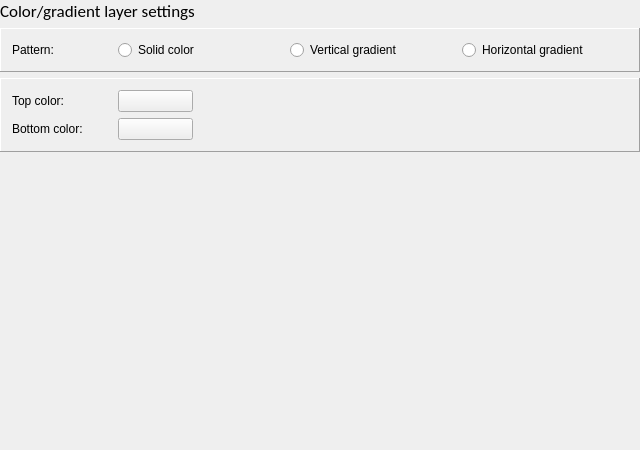
<?xml version="1.0" encoding="UTF-8"?>
<ui version="4.0">
 <class>ColorLayerDialog</class>
 <widget class="QWidget" name="ColorLayerDialog">
  <property name="geometry">
   <rect>
    <x>0</x>
    <y>0</y>
    <width>640</width>
    <height>450</height>
   </rect>
  </property>
  <property name="windowTitle">
   <string>Form</string>
  </property>
  <layout class="QVBoxLayout" name="verticalLayout">
   <property name="leftMargin">
    <number>0</number>
   </property>
   <property name="topMargin">
    <number>0</number>
   </property>
   <property name="rightMargin">
    <number>0</number>
   </property>
   <property name="bottomMargin">
    <number>0</number>
   </property>
   <item>
    <widget class="QLabel" name="label_3">
     <property name="font">
      <font>
       <family>Calibri</family>
       <pointsize>13</pointsize>
      </font>
     </property>
     <property name="text">
      <string>Color/gradient layer settings</string>
     </property>
    </widget>
   </item>
   <item>
    <widget class="StyledFrame" name="frame_2">
     <property name="frameShape">
      <enum>QFrame::Panel</enum>
     </property>
     <property name="frameShadow">
      <enum>QFrame::Raised</enum>
     </property>
     <layout class="QGridLayout" name="gridLayout_2">
      <item row="0" column="1">
       <widget class="QWidget" name="widget_2" native="true">
        <layout class="QGridLayout" name="gridLayout_3">
         <property name="leftMargin">
          <number>0</number>
         </property>
         <property name="topMargin">
          <number>0</number>
         </property>
         <property name="rightMargin">
          <number>0</number>
         </property>
         <property name="bottomMargin">
          <number>0</number>
         </property>
         <item row="0" column="2">
          <widget class="QRadioButton" name="horiRadio">
           <property name="text">
            <string>Horizontal gradient</string>
           </property>
          </widget>
         </item>
         <item row="0" column="1">
          <widget class="QRadioButton" name="vertRadio">
           <property name="text">
            <string>Vertical gradient</string>
           </property>
          </widget>
         </item>
         <item row="0" column="0">
          <widget class="QRadioButton" name="solidRadio">
           <property name="text">
            <string>Solid color</string>
           </property>
          </widget>
         </item>
        </layout>
       </widget>
      </item>
      <item row="0" column="0">
       <widget class="QLabel" name="label_4">
        <property name="minimumSize">
         <size>
          <width>100</width>
          <height>0</height>
         </size>
        </property>
        <property name="maximumSize">
         <size>
          <width>100</width>
          <height>16777215</height>
         </size>
        </property>
        <property name="text">
         <string>Pattern:</string>
        </property>
        <property name="buddy">
         <cstring>solidRadio</cstring>
        </property>
       </widget>
      </item>
     </layout>
    </widget>
   </item>
   <item>
    <widget class="StyledFrame" name="frame">
     <property name="frameShape">
      <enum>QFrame::Panel</enum>
     </property>
     <property name="frameShadow">
      <enum>QFrame::Raised</enum>
     </property>
     <layout class="QGridLayout" name="gridLayout">
      <item row="2" column="0">
       <widget class="QLabel" name="bColorLbl">
        <property name="minimumSize">
         <size>
          <width>100</width>
          <height>0</height>
         </size>
        </property>
        <property name="maximumSize">
         <size>
          <width>100</width>
          <height>16777215</height>
         </size>
        </property>
        <property name="text">
         <string>Bottom color:</string>
        </property>
        <property name="buddy">
         <cstring>bColorBtn</cstring>
        </property>
       </widget>
      </item>
      <item row="1" column="0">
       <widget class="QLabel" name="aColorLbl">
        <property name="minimumSize">
         <size>
          <width>100</width>
          <height>0</height>
         </size>
        </property>
        <property name="maximumSize">
         <size>
          <width>100</width>
          <height>16777215</height>
         </size>
        </property>
        <property name="text">
         <string>Top color:</string>
        </property>
        <property name="buddy">
         <cstring>aColorBtn</cstring>
        </property>
       </widget>
      </item>
      <item row="1" column="1">
       <widget class="ColorButton" name="aColorBtn">
        <property name="minimumSize">
         <size>
          <width>75</width>
          <height>0</height>
         </size>
        </property>
        <property name="maximumSize">
         <size>
          <width>75</width>
          <height>16777215</height>
         </size>
        </property>
       </widget>
      </item>
      <item row="2" column="1">
       <widget class="ColorButton" name="bColorBtn">
        <property name="minimumSize">
         <size>
          <width>75</width>
          <height>0</height>
         </size>
        </property>
        <property name="maximumSize">
         <size>
          <width>75</width>
          <height>16777215</height>
         </size>
        </property>
       </widget>
      </item>
      <item row="1" column="2">
       <spacer name="horizontalSpacer">
        <property name="orientation">
         <enum>Qt::Horizontal</enum>
        </property>
        <property name="sizeHint" stdset="0">
         <size>
          <width>40</width>
          <height>5</height>
         </size>
        </property>
       </spacer>
      </item>
     </layout>
    </widget>
   </item>
   <item>
    <widget class="EmbossWidgetLarge" name="widget" native="true">
     <property name="sizePolicy">
      <sizepolicy hsizetype="Preferred" vsizetype="MinimumExpanding">
       <horstretch>0</horstretch>
       <verstretch>0</verstretch>
      </sizepolicy>
     </property>
    </widget>
   </item>
  </layout>
 </widget>
 <layoutdefault spacing="6" margin="11"/>
 <customwidgets>
  <customwidget>
   <class>StyledFrame</class>
   <extends>QFrame</extends>
   <header>Widgets/styledframe.h</header>
   <container>1</container>
  </customwidget>
  <customwidget>
   <class>EmbossWidgetLarge</class>
   <extends>QWidget</extends>
   <header>Widgets/embosswidget.h</header>
   <container>1</container>
  </customwidget>
  <customwidget>
   <class>ColorButton</class>
   <extends>QPushButton</extends>
   <header>Widgets/colorbutton.h</header>
  </customwidget>
 </customwidgets>
 <tabstops>
  <tabstop>solidRadio</tabstop>
  <tabstop>vertRadio</tabstop>
  <tabstop>horiRadio</tabstop>
  <tabstop>aColorBtn</tabstop>
  <tabstop>bColorBtn</tabstop>
 </tabstops>
 <resources>
  <include location="../MishiraApp.qrc"/>
 </resources>
 <connections/>
</ui>
